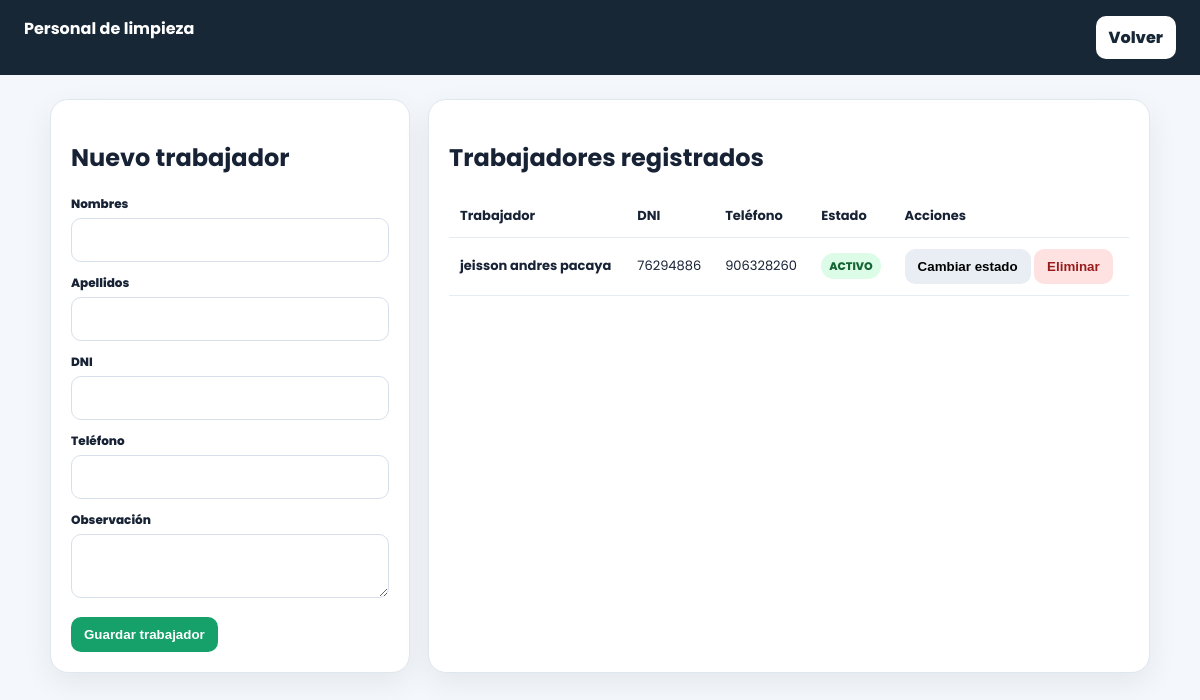
The page /views/personal_limpieza.php (signed in) on the database its author committed.
### tables this page shows
CREATE TABLE `personal_limpieza` (
  `id_personal` int(11) NOT NULL,
  `id_hotel` int(11) NOT NULL,
  `nombres` varchar(120) NOT NULL,
  `apellidos` varchar(120) DEFAULT NULL,
  `dni` varchar(20) DEFAULT NULL,
  `telefono` varchar(30) DEFAULT NULL,
  `estado` enum('ACTIVO','INACTIVO') NOT NULL DEFAULT 'ACTIVO',
  `observacion` varchar(255) DEFAULT NULL
);

### views/personal_limpieza.php (the view, shortened to what this page needs)
<?php
$db=(new Database())->connect();
$idHotel=(int)id_hotel_actual();
$q=$db->prepare("SELECT * FROM personal_limpieza WHERE id_hotel=? ORDER BY estado,nombres,apellidos");$q->execute([$idHotel]);$items=$q->fetchAll(PDO::FETCH_ASSOC);
?>
<!doctype html><html lang="es"><head></head><body><header class="top"><b>Personal de limpieza</b><a href="operaciones_habitaciones.php">Volver</a></header><main class="wrap"><div class="grid"><section class="card"><h2>Nuevo trabajador</h2><form method="post"><div class="field"><label>Nombres</label><input name="nombres" required></div><div class="field"><label>Apellidos</label><input name="apellidos"></div><div class="field"><label>DNI</label><input name="dni"></div><div class="field"><label>Teléfono</label><input name="telefono"></div><div class="field"><label>Observación</label><textarea name="observacion"></textarea></div><button class="btn green">Guardar trabajador</button></form></section><section class="card"><h2>Trabajadores registrados</h2><table><thead><tr><th>Trabajador</th><th>DNI</th><th>Teléfono</th><th>Estado</th><th>Acciones</th></tr></thead><tbody><?php foreach($items as $i):?><tr><td><b><?=htmlspecialchars(trim($i['nombres'].' '.$i['apellidos']))?></b></td><td><?=htmlspecialchars($i['dni']?:'-')?></td><td><?=htmlspecialchars($i['telefono']?:'-')?></td><td><span class="badge <?=$i['estado']==='ACTIVO'?'':'off'?>"><?=htmlspecialchars($i['estado'])?></span></td><td><form method="post" style="display:inline"><button class="btn gray">Cambiar estado</button></form> <form method="post" style="display:inline" onsubmit="return confirm('¿Eliminar trabajador?')"><button class="btn red">Eliminar</button></form></td></tr><?php endforeach;?></tbody></table></section></div></main></body></html>

### views/personal_limpieza.php (style rules this page uses)
body { font-family:Poppins;margin:0;background:#f4f7fb;color:#172235 }
.top { background:#172736;color:#fff;padding:16px 24px;display:flex;justify-content:space-between }
.top a { background:#fff;color:#172736;padding:9px 13px;border-radius:10px;text-decoration:none;font-weight:800 }
.wrap { max-width:1100px;margin:24px auto;padding:0 16px }
.grid { display:grid;grid-template-columns:360px 1fr;gap:18px }
.card { background:#fff;border:1px solid #dfe7ef;border-radius:18px;padding:20px;box-shadow:0 10px 30px #10203012 }
.field { margin-bottom:12px }
.field label { display:block;font-size:12px;font-weight:800;margin-bottom:5px }
.field input,.field textarea { width:100%;box-sizing:border-box;padding:11px;border:1px solid #d7e0ea;border-radius:10px;font-family:Poppins }
.btn { border:0;border-radius:10px;padding:10px 13px;font-weight:800;cursor:pointer }
.green { background:#16a06a;color:#fff }
.gray { background:#e9eef4 }
.red { background:#fee2e2;color:#991b1b }
table { width:100%;border-collapse:collapse }
th,td { padding:11px;border-bottom:1px solid #e5edf4;text-align:left;font-size:13px }
.badge { padding:5px 8px;border-radius:999px;background:#dcfce7;color:#166534;font-weight:800;font-size:11px }

### rows shown on the page
personal_limpieza: nombres+apellidos "jeisson andres pacaya", dni "76294886", telefono "906328260", estado "ACTIVO"
